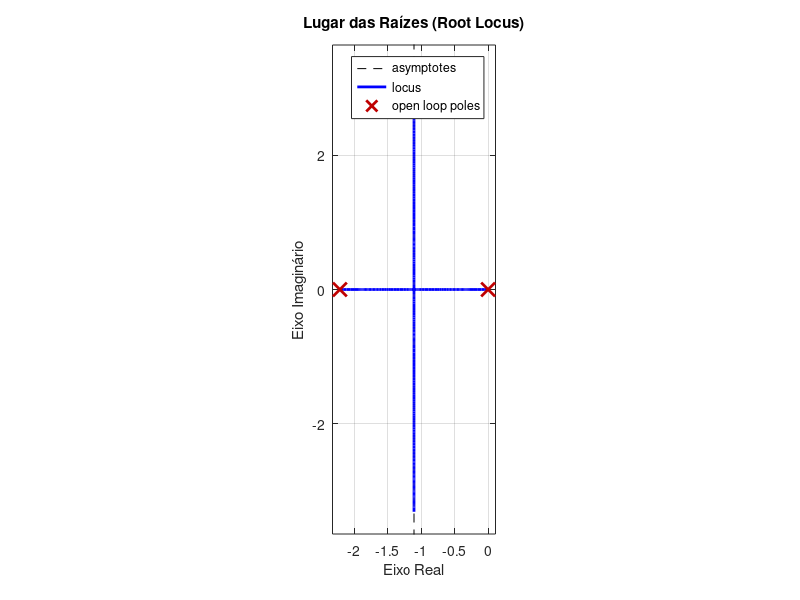

The MATLAB source for this figure:
clear; close all; clc;

s = tf("s");
G_s = (0.0526)/(s^2 + 2.2105*s);

rlocus(G_s);

% Adiciona o círculo unitário como referência de estabilidade
hold on;
%zgrid;                                                                                  % Função do MATLAB que desenha o círculo unitário e linhas de amortecimento
axis equal;                                                                             % Garante que o círculo pareça um círculo

% Título e legendas para o gráfico
title('Lugar das Raízes (Root Locus)');
xlabel('Eixo Real');
ylabel('Eixo Imaginário');
